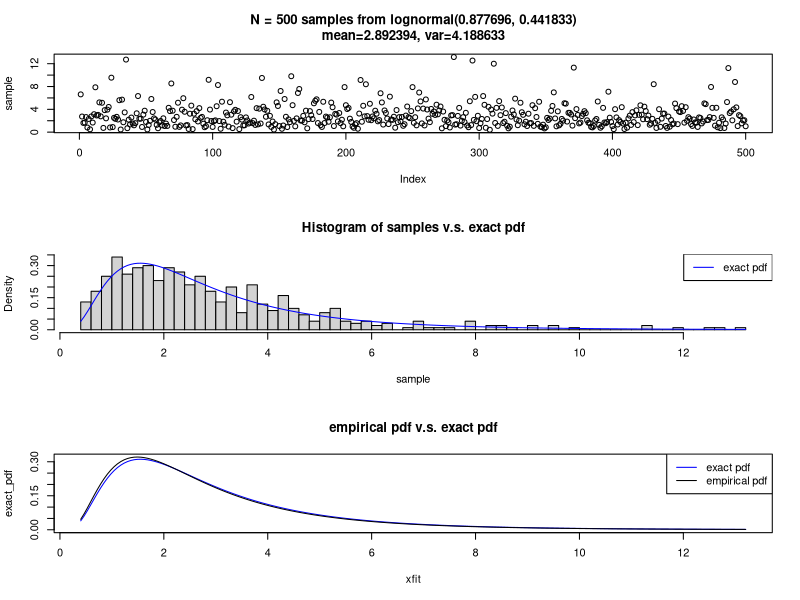

Source code (R):
lognormal_param <- function(expectation, variance) {
    m <- expectation;
    v <- variance;
    mu <- log(m/sqrt(1 + v/(m*m)));
    sigma2 <- log(1 + v/(m*m));
    return(list(mu=mu, sigma2=sigma2));
};

E <- 3;
V <- 5;
N <- 500;
exact <- lognormal_param(E, V);
sample <- rlnorm(N, exact$mu, sqrt(exact$sigma2));
par(mfrow=c(3, 1));

# fig 1
plot(sample);
title(sprintf("N = %d samples from lognormal(%f, %f)\nmean=%f, var=%f", N, exact$mu, exact$sigma2, mean(sample), var(sample)));

# fig 2
h <- hist(sample, breaks=50, plot=FALSE);
xfit <- seq(min(h$breaks), max(h$breaks), length = 200);
exact_pdf <- dlnorm(xfit, exact$mu, sqrt(exact$sigma2));
plot(h, ylim=c(0, max(h$density, exact_pdf)), freq=FALSE, main="");
lines(xfit, exact_pdf, col="blue");
title("Histogram of samples v.s. exact pdf");
legend("topright", "exact pdf", lty=1, col="blue");

# fig 3
empirical <- list(mu=mean(log(sample)), sigma2=var(log(sample)));
empirical_pdf <- dlnorm(xfit, empirical$mu, sqrt(empirical$sigma2));
plot(xfit, exact_pdf, type="l", lty=1, col="blue", ylim=c(0, max(exact_pdf, empirical_pdf)));
lines(xfit, empirical_pdf);
title("empirical pdf v.s. exact pdf");
legend("topright", c("exact pdf", "empirical pdf"), lty=c(1, 1), col=c("blue", "black"));
